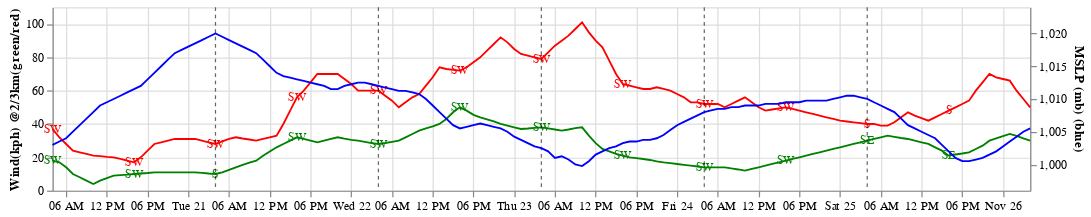

The code cell stored with this chart in its notebook:
### Code cell
wind_3k = alt.Chart(meteo).mark_line(color='red', strokeWidth=1.5).encode(
    alt.X('datetime:T',  title=None,),
    alt.Y('wspd_3k', title='Wind(kph) @2/3km(green/red)')
).properties(width=800, height=150)

wind_2k = alt.Chart(meteo).mark_line(color='green', strokeWidth=1.5).encode(
    alt.X('datetime:T',  title=None,),
    alt.Y('wspd_2k', title='Wind(kph) @2/3km(green/red)')
).properties(width=800, height=150)

text1 = alt.Chart(meteo.dropna()).mark_text(color='green', size=10).encode(
    alt.X('datetime:T',  title=None),
    alt.Y('wspd_2k', title='Wind(kph) @2/3km(green/red)'),
    text="wdir_2k:N",
).properties(width=800, height=150)

text2 = alt.Chart(meteo.dropna()).mark_text(color='red', size=10).encode(
    alt.X('datetime:T',  title=None),
    alt.Y('wspd_3k', title='Wind(kph) @2/3km(green/red)'),
    text=alt.Text("wdir_3k:N")
).properties(width=800, height=150)

wind_2plot = wind_2k + text1
wind_3plot = wind_3k + text2

mslp = alt.Chart(meteo).mark_line(color='blue', strokeWidth=1.5).encode(
    alt.X('datetime:T',  title=None,),
    alt.Y('mslp', title='MSLP (mb) (blue)', scale=alt.Scale(domain=[996,1024]))
).properties(width=800, height=150)


wind = wind_2plot + wind_3plot + rules

wind_mslp = alt.layer(wind, mslp).resolve_scale(
    y='independent'
)


wind_mslp

### Figure 1 — Vega-Lite specification as saved in the notebook (floating-point values rounded to 4 significant figures; data arrays with more than 128 entries replaced by an {"elided": "..."} marker saying what was removed)
{"config": {"view": {"continuousWidth": 400, "continuousHeight": 300}}, "layer": [{"layer": [{"data": {"name": "data-f25aa38ff2b4e5ced90f35d79afac4b8"}, "mark": {"type": "line", "color": "green", "strokeWidth": 1.5}, "encoding": {"x": {"field": "datetime", "title": null, "type": "temporal"}, "y": {"field": "wspd_2k", "title": "Wind(kph) @2/3km(green/red)", "type": "quantitative"}}, "height": 150, "width": 800}, {"data": {"name": "data-e778ae75c02ed81afa5b46ea60e73cb3"}, "mark": {"type": "text", "color": "green", "size": 10}, "encoding": {"text": {"field": "wdir_2k", "type": "nominal"}, "x": {"field": "datetime", "title": null, "type": "temporal"}, "y": {"field": "wspd_2k", "title": "Wind(kph) @2/3km(green/red)", "type": "quantitative"}}, "height": 150, "width": 800}, {"layer": [{"data": {"name": "data-f25aa38ff2b4e5ced90f35d79afac4b8"}, "mark": {"type": "line", "color": "red", "strokeWidth": 1.5}, "encoding": {"x": {"field": "datetime", "title": null, "type": "temporal"}, "y": {"field": "wspd_3k", "title": "Wind(kph) @2/3km(green/red)", "type": "quantitative"}}, "height": 150, "width": 800}, {"data": {"name": "data-e778ae75c02ed81afa5b46ea60e73cb3"}, "mark": {"type": "text", "color": "red", "size": 10}, "encoding": {"text": {"field": "wdir_3k", "type": "nominal"}, "x": {"field": "datetime", "title": null, "type": "temporal"}, "y": {"field": "wspd_3k", "title": "Wind(kph) @2/3km(green/red)", "type": "quantitative"}}, "height": 150, "width": 800}]}, {"layer": [{"data": {"name": "data-d890e8691e23ab16bb0599274252fd34"}, "mark": {"type": "rule", "opacity": 0.6, "strokeDash": [3, 3]}, "encoding": {"color": {"field": "color", "scale": null, "type": "nominal"}, "x": {"field": "datetime", "type": "temporal"}}}, {"data": {"name": "data-f9755272b0156eb50b31cf5400a8ec31"}, "mark": {"type": "rule", "opacity": 0.6, "strokeDash": [3, 3]}, "encoding": {"color": {"field": "color", "scale": null, "type": "nominal"}, "x": {"field": "datetime", "type": "temporal"}}}, {"data": {"name": "data-d7f3edebc11c28477e861c4de58e6496"}, "mark": {"type": "rule", "opacity": 0.6, "strokeDash": [3, 3]}, "encoding": {"color": {"field": "color", "scale": null, "type": "nominal"}, "x": {"field": "datetime", "type": "temporal"}}}, {"data": {"name": "data-981ad26b4c961706c23148826f5c88e7"}, "mark": {"type": "rule", "opacity": 0.6, "strokeDash": [3, 3]}, "encoding": {"color": {"field": "color", "scale": null, "type": "nominal"}, "x": {"field": "datetime", "type": "temporal"}}}, {"data": {"name": "data-c5e38843548aeb09bd85b8508ed83ca7"}, "mark": {"type": "rule", "opacity": 0.6, "strokeDash": [3, 3]}, "encoding": {"color": {"field": "color", "scale": null, "type": "nominal"}, "x": {"field": "datetime", "type": "temporal"}}}]}]}, {"data": {"name": "data-f25aa38ff2b4e5ced90f35d79afac4b8"}, "mark": {"type": "line", "color": "blue", "strokeWidth": 1.5}, "encoding": {"x": {"field": "datetime", "title": null, "type": "temporal"}, "y": {"field": "mslp", "scale": {"domain": [996, 1024]}, "title": "MSLP (mb) (blue)", "type": "quantitative"}}, "height": 150, "width": 800}], "resolve": {"scale": {"y": "independent"}}, "$schema": "https://vega.github.io/schema/vega-lite/v4.17.0.json", "datasets": {"data-f25aa38ff2b4e5ced90f35d79afac4b8": {"elided": "145 records"}, "data-e778ae75c02ed81afa5b46ea60e73cb3": [{"datetime": "2017-11-20T04:00:00", "Ta": -2.2, "Ta_3hr": -2.2, "Td": -3.6, "Td_3h": -3.6, "zero": 0, "wspd_2k": 18.0, "wspd_3k": 37.0, "wdir_2k": "SW", "wdir_3k": "SW", "cloud": 86.0, "solar": 0, "mslp": 1003.0, "pc_3hr": 0.0, "pc_12hr": 0.7, "height_a": 2178, "height_b": 1202}, {"datetime": "2017-11-20T16:00:00", "Ta": 0.8, "Ta_3hr": 0.8, "Td": -1.0, "Td_3h": -1.0, "zero": 0, "wspd_2k": 10.0, "wspd_3k": 17.0, "wdir_2k": "SW", "wdir_3k": "SW", "cloud": 61.0, "solar": 110, "mslp": 1012.0, "pc_3hr": 0.0, "pc_12hr": 0.3, "height_a": 2178, "height_b": 1202}, {"datetime": "2017-11-21T04:00:00", "Ta": -2.4, "Ta_3hr": -2.4, "Td": -3.8, "Td_3h": -3.8, "zero": 0, "wspd_2k": 10.0, "wspd_3k": 28.0, "wdir_2k": "S", "wdir_3k": "SW", "cloud": 76.0, "solar": 0, "mslp": 1020.0, "pc_3hr": 0.0, "pc_12hr": 14.3, "height_a": 2178, "height_b": 1202}, {"datetime": "2017-11-21T16:00:00", "Ta": 0.8, "Ta_3hr": 0.8, "Td": 0.0, "Td_3h": 0.0, "zero": 0, "wspd_2k": 32.0, "wspd_3k": 56.0, "wdir_2k": "SW", "wdir_3k": "SW", "cloud": 80.0, "solar": 46, "mslp": 1013.0, "pc_3hr": 8.5, "pc_12hr": 15.8, "height_a": 2178, "height_b": 1202}, {"datetime": "2017-11-22T04:00:00", "Ta": 3.8, "Ta_3hr": 3.8, "Td": 3.1, "Td_3h": 3.1, "zero": 0, "wspd_2k": 28.0, "wspd_3k": 60.0, "wdir_2k": "SW", "wdir_3k": "SW", "cloud": 72.0, "solar": 0, "mslp": 1012.0, "pc_3hr": 2.0, "pc_12hr": 21.4, "height_a": 2178, "height_b": 1202}, {"datetime": "2017-11-22T16:00:00", "Ta": 6.0, "Ta_3hr": 6.0, "Td": 5.7, "Td_3h": 5.7, "zero": 0, "wspd_2k": 50.0, "wspd_3k": 72.0, "wdir_2k": "SW", "wdir_3k": "SW", "cloud": 88.0, "solar": 28, "mslp": 1006.0, "pc_3hr": 5.9, "pc_12hr": 38.2, "height_a": 2178, "height_b": 1202}, {"datetime": "2017-11-23T04:00:00", "Ta": 5.8, "Ta_3hr": 5.8, "Td": 5.6, "Td_3h": 5.6, "zero": 0, "wspd_2k": 38.0, "wspd_3k": 79.0, "wdir_2k": "SW", "wdir_3k": "SW", "cloud": 90.0, "solar": 0, "mslp": 1002.0, "pc_3hr": 6.8, "pc_12hr": 18.6, "height_a": 2178, "height_b": 1202}, {"datetime": "2017-11-23T16:00:00", "Ta": 1.8, "Ta_3hr": 1.8, "Td": -1.7, "Td_3h": -1.7, "zero": 0, "wspd_2k": 21.0, "wspd_3k": 64.0, "wdir_2k": "SW", "wdir_3k": "SW", "cloud": 86.0, "solar": 66, "mslp": 1003.0, "pc_3hr": 2.0, "pc_12hr": 4.3, "height_a": 2178, "height_b": 1202}, {"datetime": "2017-11-24T04:00:00", "Ta": 0.5, "Ta_3hr": 0.5, "Td": -1.7, "Td_3h": -1.7, "zero": 0, "wspd_2k": 14.0, "wspd_3k": 52.0, "wdir_2k": "SW", "wdir_3k": "SW", "cloud": 62.0, "solar": 0, "mslp": 1008.0, "pc_3hr": 0.1, "pc_12hr": 2.8, "height_a": 2178, "height_b": 1202}, {"datetime": "2017-11-24T16:00:00", "Ta": 1.6, "Ta_3hr": 1.6, "Td": -1.3, "Td_3h": -1.3, "zero": 0, "wspd_2k": 18.0, "wspd_3k": 50.0, "wdir_2k": "SW", "wdir_3k": "SW", "cloud": 74.0, "solar": 68, "mslp": 1010.0, "pc_3hr": 0.5, "pc_12hr": 1.8, "height_a": 2178, "height_b": 1202}, {"datetime": "2017-11-25T04:00:00", "Ta": 0.1, "Ta_3hr": 0.1, "Td": -2.0, "Td_3h": -2.0, "zero": 0, "wspd_2k": 30.0, "wspd_3k": 40.0, "wdir_2k": "SE", "wdir_3k": "S ", "cloud": 92.0, "solar": 0, "mslp": 1010.0, "pc_3hr": 0.2, "pc_12hr": 1.8, "height_a": 2178, "height_b": 1202}, {"datetime": "2017-11-25T16:00:00", "Ta": 1.8, "Ta_3hr": 1.8, "Td": -1.5, "Td_3h": -1.5, "zero": 0, "wspd_2k": 21.0, "wspd_3k": 48.0, "wdir_2k": "SE", "wdir_3k": "S ", "cloud": 30.0, "solar": 115, "mslp": 1002.0, "pc_3hr": 1.5, "pc_12hr": 18.3, "height_a": 2178, "height_b": 1202}], "data-d890e8691e23ab16bb0599274252fd34": [{"datetime": "2017-11-21 04:00:00", "color": "black"}], "data-f9755272b0156eb50b31cf5400a8ec31": [{"datetime": "2017-11-22 04:00:00", "color": "black"}], "data-d7f3edebc11c28477e861c4de58e6496": [{"datetime": "2017-11-23 04:00:00", "color": "black"}], "data-981ad26b4c961706c23148826f5c88e7": [{"datetime": "2017-11-24 04:00:00", "color": "black"}], "data-c5e38843548aeb09bd85b8508ed83ca7": [{"datetime": "2017-11-25 04:00:00", "color": "black"}]}}
